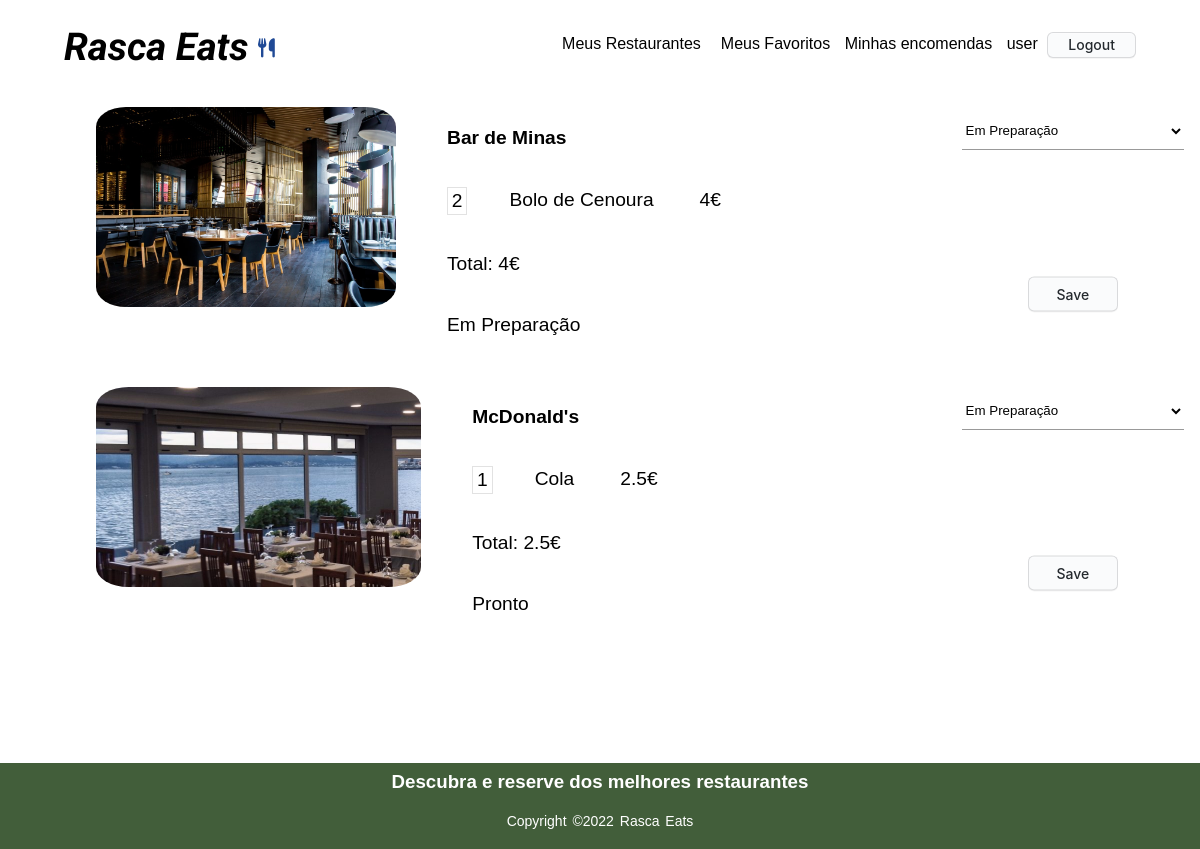
Page /order_history.php (signed in) on the committed database.
### tables this page shows
CREATE TABLE Request(
    requestId integer PRIMARY KEY,
    clientId integer NOT NULL,
    state varchar NOT NULL,
    CONSTRAINT fk_clientId FOREIGN KEY (clientId)
        REFERENCES Client(clientId) 
        ON DELETE CASCADE
        ON UPDATE CASCADE
);

CREATE TABLE Currentrequest(
    dishId integer,
    requestId integer,
    quantidade integer NOT NULL,
    CONSTRAINT fk_dishId FOREIGN KEY (dishId)
        REFERENCES Dish(dishId) 
        ON DELETE CASCADE
        ON UPDATE CASCADE,
    CONSTRAINT fk_requestId FOREIGN KEY (requestId)
        REFERENCES request(requestId) 
        ON DELETE CASCADE
        ON UPDATE CASCADE,
    PRIMARY KEY(requestId, dishId)
);

CREATE TABLE Restaurant(
    restaurantId integer PRIMARY KEY,
    restaurantName varchar NOT NULL,
    adress varchar NOT NULL,
    category varchar NOT NULL,
    phoneNumber integer NOT NULL,
    rating real NOT NULL ON CONFLICT REPLACE DEFAULT 0.0,
    ownerId integer NOT NULL,
    photo varchar NOT NULL,
    CONSTRAINT fk_clientId FOREIGN KEY (ownerId)
        REFERENCES Client(clientId)
        ON DELETE CASCADE
        ON UPDATE CASCADE
);

CREATE TABLE Dish(
    dishId integer PRIMARY KEY,
    restaurantId integer NOT NULL,
    dishName varchar NOT NULL,
    price real NOT NULL,
    category varchar NOT NULL,
    photo varchar NOT NULL,
    CONSTRAINT fk_restaurantId FOREIGN KEY (restaurantId)
        REFERENCES Restaurant(restaurantId) 
        ON DELETE CASCADE
        ON UPDATE CASCADE
);

### sql/sql_orders.php (called while the page is built, shortened)
<?php
    function get_my_restaurant_orders($db){
        $stmt = $db->prepare('SELECT * FROM request JOIN currentrequest using(requestid) JOIN dish using(dishid) JOIN restaurant using(restaurantid) WHERE ownerid = ? ORDER BY requestId DESC');
        $stmt->execute(array($_SESSION['id']));
        return $stmt->fetchAll();
    }
    function get_current_request($db, $requestId){
        $stmt = $db->prepare('SELECT * FROM CurrentRequest WHERE requestId = ?');
        $stmt->execute(array($requestId));
        return $stmt->fetchAll();
    }
    function get_dish($db, $dishId){
        $stmt = $db->prepare('SELECT * FROM Dish WHERE dishId = ?');
        $stmt->execute(array($dishId));
        return $stmt->fetch();
    }
    function get_restaurantName($db, $dishId){
        $stmt = $db->prepare('SELECT * FROM Restaurant JOIN Dish using(restaurantId) WHERE dishId = ?');
        $stmt->execute(array($dishId));
        return $stmt->fetch();
    }
    function get_restaurantPhoto($db, $dishId){
        $stmt = $db->prepare('SELECT Restaurant.photo FROM Restaurant JOIN Dish using(restaurantId) WHERE dishId = ?');
        $stmt->execute(array($dishId));
        return $stmt->fetch();
    }
?>

### templates/orders.php (the view, shortened to what this page needs)
        <?php
    function output_order_history($db){
        $orders = get_my_restaurant_orders($db);
        ?>
        <div id = "orders_dish"> <?php
        foreach($orders as $order){
            $total = 0.0;
            $current_request = get_current_request($db, $order['requestId']);
            $restaurantName = get_restaurantName($db, $current_request[0]['dishId'])['restaurantName'];?>
            <article id = "order">
                <img src="<?=get_restaurantPhoto($db, $current_request[0]['dishId'])['photo']?>">
                <article id = "description">
                <p><?=$restaurantName?></p>
                <?php
            foreach($current_request as $dish){
                $d = get_dish($db, $dish['dishId']);
                $total += $d['price'] * $dish['quantidade']; ?>
                    <div id="dish">
                    <p> <?=$dish['quantidade']?> </p>
                    <p><?=$d['dishName']?></p>
                    <p><?=$d['price'] * $dish['quantidade']?></p> </div>
            <?php }  ?> <p>Total: <?=$total?></p>
                  <p><?=$order['state']?></p></article>
                <form action="action_edit_state.php?id=<?php echo $order['requestId'];?>" method="post" class="logout">
                    <select id="state" name = "state" class = "input-field">
                        <option value="Em Preparação">Em Preparação</option>
                    </select>
                    <button class="button-3" name = "editstate" id = "editstate" role="button">Save</button>
                </form>
            </article> <?php
        }
        ?>
        </div>
        <?php
    }
?>

### css/style.css (style rules this page uses)
* { margin: 0; padding: 0; font-family:sans-serif; }
.input-field { width: 100%; padding: 10px 0; margin: 5px 0; border-left: 0; border-right: 0; border-bottom: 1px solid #999; border-top: 0; outline: none; background: transparent; }

### css/restaurant.css (style rules this page uses)
body { display: grid; }
.input-field { padding: 10px 0; margin: 5px 0; border-left: 0; border-right: 0; border-bottom: 1px solid #999; border-top: 0; outline: none; background: transparent; margin-right: 15px; }
.button-3 { width: 90px; height: 35px; margin: 0; position: absolute; top: 50%; left: 50%; -ms-transform: translate(-50%, -50%); transform: translate(-50%, -50%); appearance: none; background-color: #FAFBFC; border: 1px solid rgba(27, 31, 35, 0.15); border-radius: 6px; box-shadow: rgba(27, 31, 35, 0.04) 0 1px 0, rgba(255, 255, 255, 0.25) 0 1px 0 inset; box-sizing: border-box; color: #24292E; cursor: pointer; display: inline-block; font-family: -apple-system, system-ui, "Segoe UI", Helvetica, Arial, sans-serif, "Apple Color Emoji", "Segoe UI Emoji"; font-size: 14px; font-weight: 500; line-height: 20px; list-style: none; padding: 2px 20px; position: relative; transition: background-color 0.2s cubic-bezier(0.3, 0, 0.5, 1); user-select: none; -webkit-user-select: none; touch-action: manipulation; vertical-align: middle; white-space: nowrap; word-wrap: break-word; margin-top: 15px; }
.button-3:before { display: none; }

### css/orders.css (style rules this page uses)
body { display: block; }
#order, #restaurantes article, #pratos article { display: flex; flex-direction: row; gap: 2em; padding: 1em; padding-left: 6em; }
#order > img, #restaurantes article img, #pratos article img { flex: 0; height: 200px; width: 325px; border-radius: 10%; }
#dish { display: flex; flex-direction: row; }
#dish p { margin: 1em; padding: 0.1em; padding-left: 0.2em; padding-right: 0.2em; font-size: larger; }
#dish :first-child { border: 1px solid rgb(226, 226, 226); }
#order #description > p:nth-child(1) { font-weight: bolder; }
#order #description { flex: 1; }
#order #description > p:nth-of-type(2)::after, #dish p:nth-child(3)::after { content: "€"; }
#description > p { padding: 1em; font-size: larger; }
#orders_dish { min-height: 84vh; }

### rows in the picture
request: currentrequest.dishId (picture), currentrequest.dishId "Bar de Minas", total "4", state "Em Preparação"
currentrequest: quantidade "2", dishId.dishName "Bolo de Cenoura", $d['price'] * $dish['quantidade'] "4"
request: currentrequest.dishId (picture), currentrequest.dishId "McDonald's", total "2.5", state "Pronto"
currentrequest: quantidade "1", dishId.dishName "Cola", $d['price']*$dish['quantidade'] "2.5"

### other values in the picture
$name "user"
